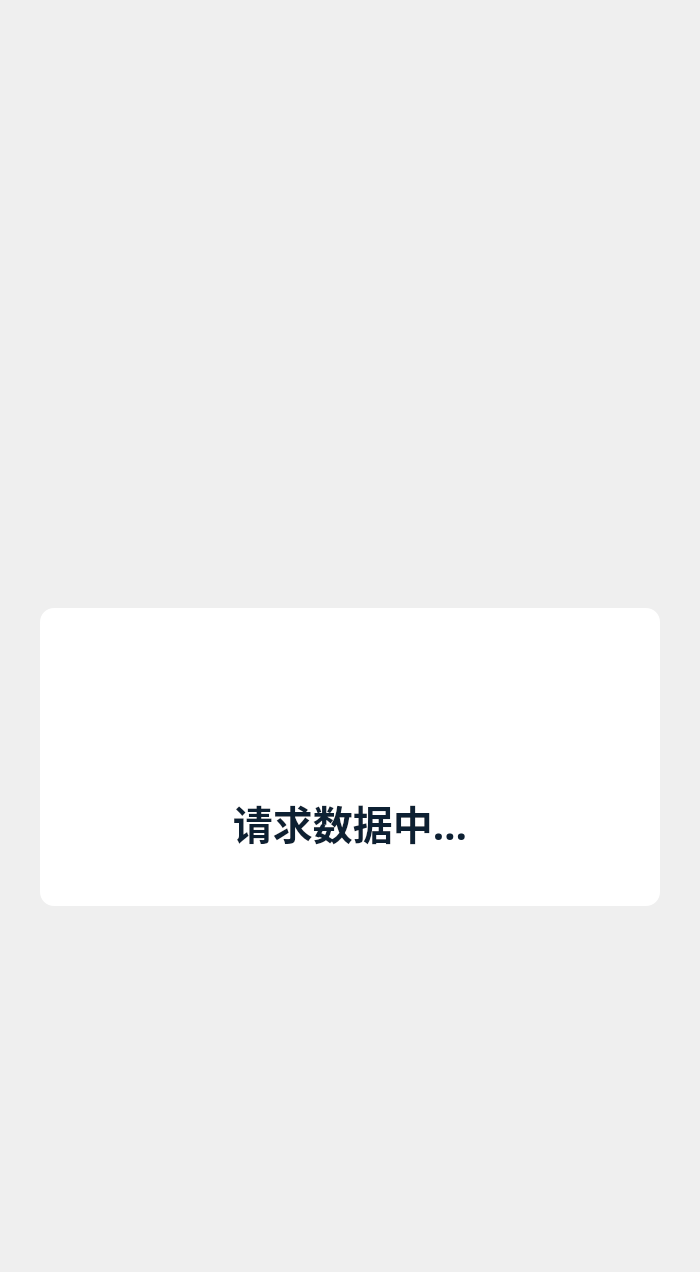
     <widget class="QWidget" name="page_requesting">
      <layout class="QVBoxLayout" name="verticalLayout_9">
       <property name="spacing">
        <number>0</number>
       </property>
       <property name="leftMargin">
        <number>0</number>
       </property>
       <property name="topMargin">
        <number>0</number>
       </property>
       <property name="rightMargin">
        <number>0</number>
       </property>
       <property name="bottomMargin">
        <number>0</number>
       </property>
       <item>
        <spacer name="verticalSpacer_3">
         <property name="orientation">
          <enum>Qt::Vertical</enum>
         </property>
         <property name="sizeType">
          <enum>QSizePolicy::Fixed</enum>
         </property>
         <property name="sizeHint" stdset="0">
          <size>
           <width>20</width>
           <height>608</height>
          </size>
         </property>
        </spacer>
       </item>
       <item>
        <layout class="QHBoxLayout" name="horizontalLayout_3">
         <item>
          <spacer name="horizontalSpacer_5">
           <property name="orientation">
            <enum>Qt::Horizontal</enum>
           </property>
           <property name="sizeHint" stdset="0">
            <size>
             <width>40</width>
             <height>20</height>
            </size>
           </property>
          </spacer>
         </item>
         <item>
          <widget class="QWidget" name="widget_2" native="true">
           <property name="minimumSize">
            <size>
             <width>620</width>
             <height>298</height>
            </size>
           </property>
           <property name="maximumSize">
            <size>
             <width>620</width>
             <height>298</height>
            </size>
           </property>
           <property name="styleSheet">
            <string notr="true">border-radius: 14px;
background: rgba(255, 255, 255, 1);</string>
           </property>
           <layout class="QVBoxLayout" name="verticalLayout_3">
            <property name="spacing">
             <number>48</number>
            </property>
            <property name="leftMargin">
             <number>0</number>
            </property>
            <property name="topMargin">
             <number>63</number>
            </property>
            <property name="rightMargin">
             <number>0</number>
            </property>
            <property name="bottomMargin">
             <number>55</number>
            </property>
            <item>
             <layout class="QHBoxLayout" name="horizontalLayout_4">
              <property name="spacing">
               <number>0</number>
              </property>
              <item>
               <spacer name="horizontalSpacer_6">
                <property name="orientation">
                 <enum>Qt::Horizontal</enum>
                </property>
                <property name="sizeHint" stdset="0">
                 <size>
                  <width>40</width>
                  <height>20</height>
                 </size>
                </property>
               </spacer>
              </item>
              <item>
               <widget class="QLabel" name="label_3">
                <property name="text">
                 <string/>
                </property>
                <property name="pixmap">
                 <pixmap resource="resource.qrc">:/images/1x/loading_icon.png</pixmap>
                </property>
                <property name="alignment">
                 <set>Qt::AlignCenter</set>
                </property>
               </widget>
              </item>
              <item>
               <spacer name="horizontalSpacer_7">
                <property name="orientation">
                 <enum>Qt::Horizontal</enum>
                </property>
                <property name="sizeHint" stdset="0">
                 <size>
                  <width>40</width>
                  <height>20</height>
                 </size>
                </property>
               </spacer>
              </item>
             </layout>
            </item>
            <item>
             <widget class="QLabel" name="label_4">
              <property name="minimumSize">
               <size>
                <width>0</width>
                <height>58</height>
               </size>
              </property>
              <property name="maximumSize">
               <size>
                <width>16777215</width>
                <height>58</height>
               </size>
              </property>
              <property name="styleSheet">
               <string notr="true">color: rgba(0, 20, 39, 0.95);
font-family: Noto Sans SC;
font-weight: 500;
font-size: 40px;</string>
              </property>
              <property name="text">
               <string>请求数据中…</string>
              </property>
              <property name="alignment">
               <set>Qt::AlignCenter</set>
              </property>
             </widget>
            </item>
           </layout>
          </widget>
         </item>
         <item>
          <spacer name="horizontalSpacer_8">
           <property name="orientation">
            <enum>Qt::Horizontal</enum>
           </property>
           <property name="sizeHint" stdset="0">
            <size>
             <width>40</width>
             <height>20</height>
            </size>
           </property>
          </spacer>
         </item>
        </layout>
       </item>
       <item>
        <spacer name="verticalSpacer_4">
         <property name="orientation">
          <enum>Qt::Vertical</enum>
         </property>
         <property name="sizeHint" stdset="0">
          <size>
           <width>20</width>
           <height>366</height>
          </size>
         </property>
        </spacer>
       </item>
      </layout>
     </widget>
